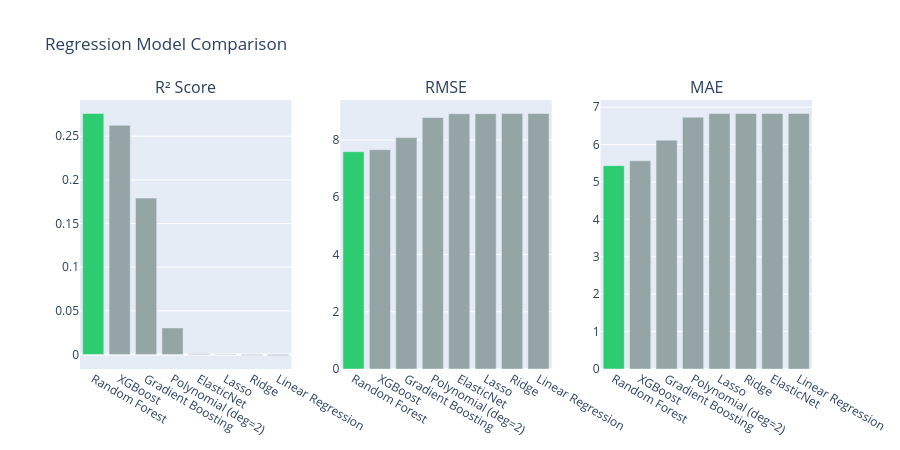

Notebook code cell kept with this figure:
### Code cell
fig = make_subplots(rows=1, cols=3, subplot_titles=['R² Score', 'RMSE', 'MAE'])

for i, metric in enumerate(['R2', 'RMSE', 'MAE'], 1):
 sorted_df = results_df.sort_values(metric, ascending=(metric != 'R2'))
 fig.add_trace(go.Bar(x=sorted_df['Model'], y=sorted_df[metric], name=metric,
 marker_color=['#2ecc71' if j == 0 else '#95a5a6' for j in range(len(sorted_df))]), row=1, col=i)

fig.update_layout(title='Regression Model Comparison', showlegend=False, height=450)
fig.show()

### Figure 1 — Plotly figure (JSON) as saved in the notebook; plotly's stock layout.template omitted (floating-point values rounded to 4 significant figures)
{"data": [{"marker": {"color": ["#2ecc71", "#95a5a6", "#95a5a6", "#95a5a6", "#95a5a6", "#95a5a6", "#95a5a6", "#95a5a6"]}, "name": "R2", "type": "bar", "x": ["Random Forest", "XGBoost", "Gradient Boosting", "Polynomial (deg=2)", "ElasticNet", "Lasso", "Ridge", "Linear Regression"], "xaxis": "x", "y": [0.2761, 0.2625, 0.1791, 0.03033, 0.0007539, 0.0005441, -0.001038, -0.001255], "yaxis": "y"}, {"marker": {"color": ["#2ecc71", "#95a5a6", "#95a5a6", "#95a5a6", "#95a5a6", "#95a5a6", "#95a5a6", "#95a5a6"]}, "name": "RMSE", "type": "bar", "x": ["Random Forest", "XGBoost", "Gradient Boosting", "Polynomial (deg=2)", "ElasticNet", "Lasso", "Ridge", "Linear Regression"], "xaxis": "x2", "y": [7.592, 7.663, 8.084, 8.786, 8.919, 8.92, 8.927, 8.928], "yaxis": "y2"}, {"marker": {"color": ["#2ecc71", "#95a5a6", "#95a5a6", "#95a5a6", "#95a5a6", "#95a5a6", "#95a5a6", "#95a5a6"]}, "name": "MAE", "type": "bar", "x": ["Random Forest", "XGBoost", "Gradient Boosting", "Polynomial (deg=2)", "Lasso", "Ridge", "ElasticNet", "Linear Regression"], "xaxis": "x3", "y": [5.438, 5.568, 6.118, 6.732, 6.83, 6.832, 6.832, 6.833], "yaxis": "y3"}], "layout": {"annotations": [{"font": {"size": 16}, "showarrow": false, "text": "R² Score", "x": 0.1444, "xanchor": "center", "xref": "paper", "y": 1, "yanchor": "bottom", "yref": "paper"}, {"font": {"size": 16}, "showarrow": false, "text": "RMSE", "x": 0.5, "xanchor": "center", "xref": "paper", "y": 1, "yanchor": "bottom", "yref": "paper"}, {"font": {"size": 16}, "showarrow": false, "text": "MAE", "x": 0.8556, "xanchor": "center", "xref": "paper", "y": 1, "yanchor": "bottom", "yref": "paper"}], "height": 450, "showlegend": false, "title": {"text": "Regression Model Comparison"}, "xaxis": {"anchor": "y", "domain": [0, 0.2889]}, "xaxis2": {"anchor": "y2", "domain": [0.3556, 0.6444]}, "xaxis3": {"anchor": "y3", "domain": [0.7111, 1]}, "yaxis": {"anchor": "x", "domain": [0, 1]}, "yaxis2": {"anchor": "x2", "domain": [0, 1]}, "yaxis3": {"anchor": "x3", "domain": [0, 1]}}}
